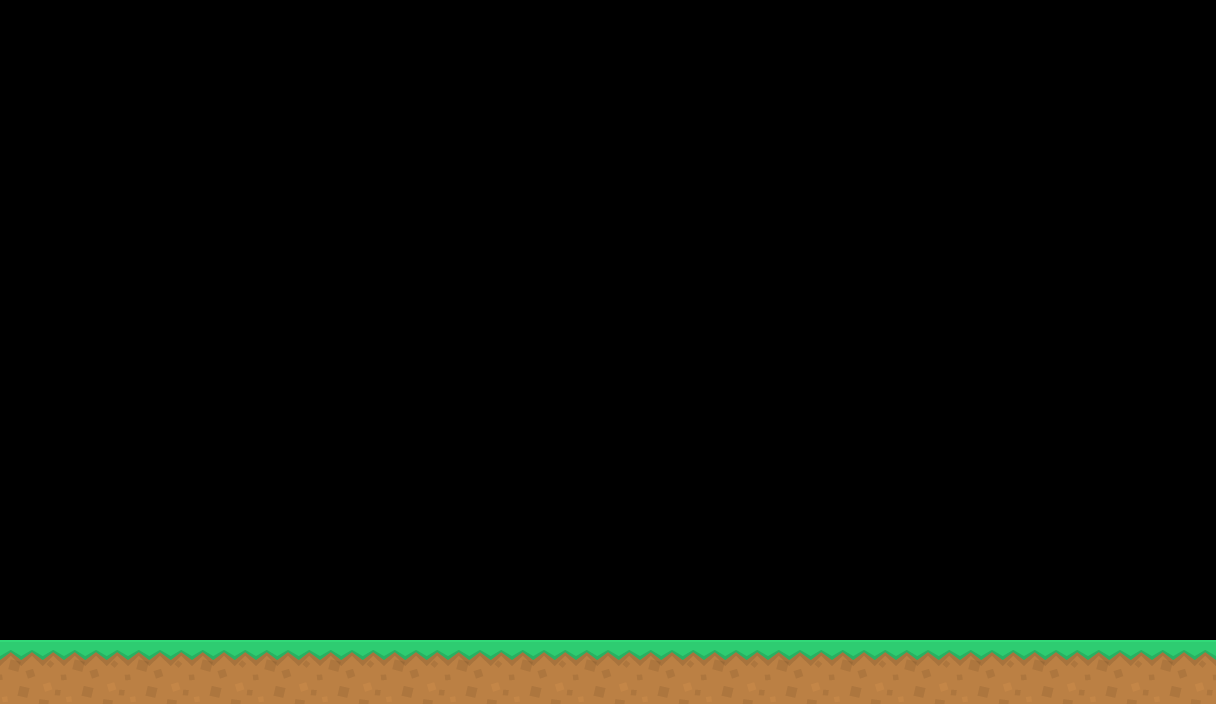

Rendered tile map (Tiled .tmx) drawn with the repository's tilesets; below, a short description and the map source with its tile grids summarised:
An orthogonal 19x11 tile map with 64x64 px tiles, 1 tile layer (Ground), 2 tilesets and 7 objects (collision_box_1, collision_box_2).

<map version="1.5" tiledversion="1.7.0" orientation="orthogonal" renderorder="right-down" width="19" height="11" tilewidth="64" tileheight="64" infinite="0" nextlayerid="6" nextobjectid="15">
 <editorsettings>
  <export format="json" />
 </editorsettings>
 <tileset firstgid="1" name="platformer" tilewidth="64" tileheight="64" tilecount="98" columns="14">
  <image source="../../../../v0.1/assets/levelBackground/platformPack_tilesheet.png" width="896" height="448" />
 </tileset>
 <tileset firstgid="99" name="sprites" tilewidth="302" tileheight="178" tilecount="32" columns="4">
  <image source="sprites.png" width="1208" height="1424" />
  <tile id="0">
   <animation>
    <frame tileid="0" duration="100" />
    <frame tileid="1" duration="100" />
    <frame tileid="2" duration="100" />
    <frame tileid="3" duration="100" />
    <frame tileid="4" duration="100" />
    <frame tileid="5" duration="100" />
    <frame tileid="6" duration="100" />
    <frame tileid="7" duration="100" />
    <frame tileid="8" duration="100" />
    <frame tileid="9" duration="100" />
    <frame tileid="10" duration="100" />
    <frame tileid="11" duration="100" />
    <frame tileid="12" duration="100" />
    <frame tileid="13" duration="100" />
    <frame tileid="14" duration="100" />
    <frame tileid="15" duration="100" />
    <frame tileid="16" duration="100" />
    <frame tileid="17" duration="100" />
    <frame tileid="18" duration="100" />
    <frame tileid="19" duration="100" />
    <frame tileid="20" duration="100" />
    <frame tileid="21" duration="100" />
    <frame tileid="22" duration="100" />
    <frame tileid="23" duration="100" />
    <frame tileid="24" duration="100" />
    <frame tileid="25" duration="100" />
    <frame tileid="26" duration="100" />
    <frame tileid="28" duration="100" />
    <frame tileid="29" duration="100" />
    <frame tileid="30" duration="100" />
   </animation>
  </tile>
 </tileset>
 <objectgroup id="5" name="Background">
  <object id="14" gid="99" x="0" y="704" width="1216" height="704" />
 </objectgroup>
 <objectgroup id="2" name="Doors">
  <object id="6" gid="90" x="2.66667" y="449.333" width="64" height="64">
   <properties>
    <property name="name" value="door_bottom" />
   </properties>
  </object>
  <object id="7" gid="76" x="2.66667" y="385.333" width="64" height="64">
   <properties>
    <property name="name" value="door_top" />
   </properties>
  </object>
  <object id="8" gid="90" x="1090.67" y="362.667" width="64" height="64">
   <properties>
    <property name="name" value="door_bottom" />
   </properties>
  </object>
  <object id="9" gid="76" x="1090.67" y="299.33" width="64" height="64">
   <properties>
    <property name="name" value="door_top" />
   </properties>
  </object>
  <object id="11" name="collision_box_1" x="6.33" y="320.33" width="58.33" height="130.33">
   <properties>
    <property name="path" type="int" value="12" />
   </properties>
  </object>
  <object id="12" name="collision_box_2" x="1094.84" y="232.168" width="58.33" height="130.33">
   <properties>
    <property name="path" type="int" value="11" />
   </properties>
  </object>
 </objectgroup>
 <layer id="1" name="Ground" width="19" height="11">
  <data>[209 cells, 19 non-empty, 1 distinct tile ids]</data>
 </layer>
</map>
